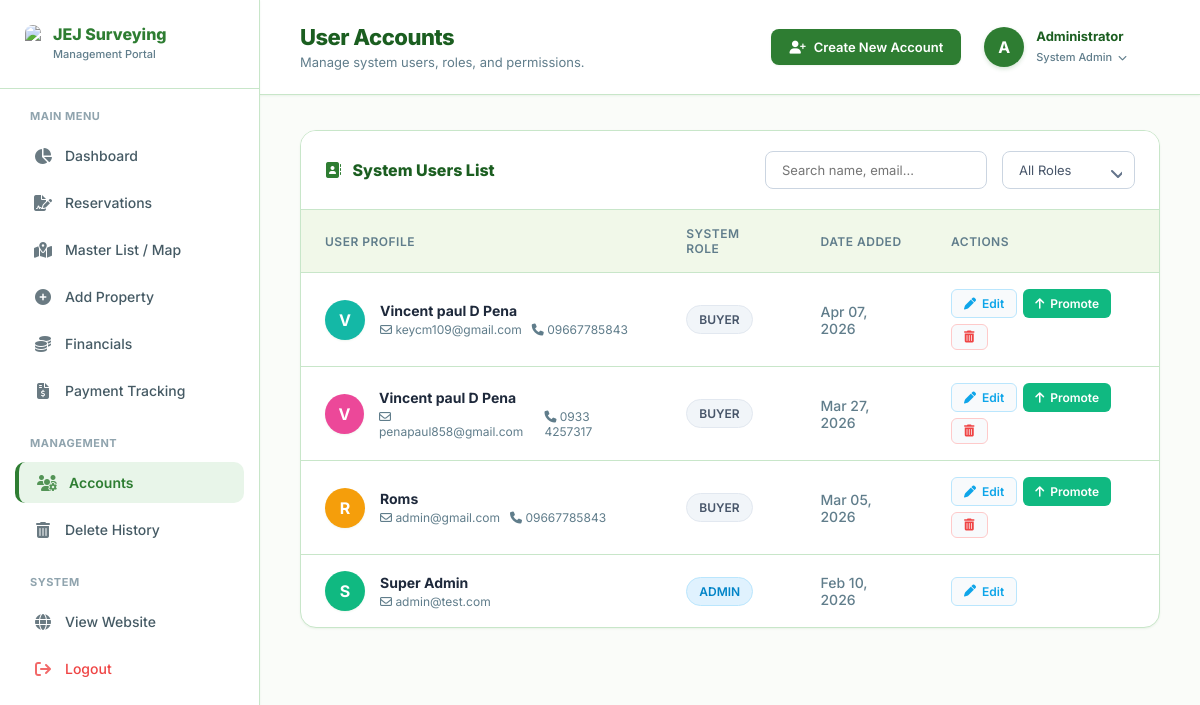
The app's page /accounts.php (signed in) with its own data.
### tables this page shows
CREATE TABLE `users` (
  `id` int(11) NOT NULL,
  `fullname` varchar(100) DEFAULT NULL,
  `email` varchar(100) DEFAULT NULL,
  `password` varchar(255) DEFAULT NULL,
  `phone` varchar(20) DEFAULT NULL,
  `role` enum('SUPER ADMIN','ADMIN','MANAGER','AGENT','BUYER') DEFAULT 'BUYER',
  `created_at` timestamp NOT NULL DEFAULT current_timestamp()
);

### accounts.php (the view, shortened to what this page needs)
<?php
include 'config.php';
function canView($module) {
    if ($_SESSION['role'] == 'SUPER ADMIN' || $_SESSION['role'] == 'ADMIN') return true;
    return false;
}
$where_clauses = [];
$where_sql = !empty($where_clauses) ? "WHERE " . implode(" AND ", $where_clauses) : "";
$accounts_query = "SELECT id, fullname, email, phone, role, created_at FROM users $where_sql ORDER BY created_at DESC";
$accounts_result = $conn->query($accounts_query);
function getAvatarColor($id) {
    $colors = ['#3b82f6', '#10b981', '#f59e0b', '#8b5cf6', '#ec4899', '#f43f5e', '#0ea5e9', '#14b8a6'];
    return $colors[$id % count($colors)];
}
?>
<!DOCTYPE html>
<html lang="en">
<head>
    <link rel="stylesheet" href="https://cdnjs.cloudflare.com/ajax/libs/font-awesome/6.4.0/css/all.min.css">
</head>
<body>
    <div class="sidebar">
        <div class="brand-box">
            <img src="assets/logo.png" style="height: 38px; width: auto; border-radius: 8px;">
            <div style="line-height: 1.1;">
                <span style="font-size: 16px; font-weight: 800; color: var(--primary); display: block;">JEJ Surveying</span>
                <span style="font-size: 11px; color: var(--text-muted); font-weight: 500;">Management Portal</span>
            </div>
        </div>
        <div class="sidebar-menu">
            <small style="padding: 0 15px; color: #90a4ae; font-weight: 700; font-size: 11px; display: block; margin-bottom: 12px; letter-spacing: 0.5px;">MAIN MENU</small>
            <a href="admin.php?view=dashboard" class="menu-link"><i class="fa-solid fa-chart-pie"></i> Dashboard</a>
            <?php if(canView('res_process') || canView('res_status') || canView('res_terms')): ?>
                <a href="reservation.php" class="menu-link"><i class="fa-solid fa-file-signature"></i> Reservations</a>
            <?php endif; ?>
            <?php if(canView('inv_property') || canView('inv_status') || canView('inv_price')): ?>
                <a href="master_list.php" class="menu-link"><i class="fa-solid fa-map-location-dot"></i> Master List / Map</a>
                <a href="admin.php?view=inventory" class="menu-link"><i class="fa-solid fa-plus-circle"></i> Add Property</a>
            <?php endif; ?>
            <?php if(canView('fin_process') || canView('fin_review') || canView('fin_checks')): ?>
                <a href="financial.php" class="menu-link"><i class="fa-solid fa-coins"></i> Financials</a>
                <a href="payment_tracking.php" class="menu-link"><i class="fa-solid fa-file-invoice-dollar"></i> Payment Tracking</a>
            <?php endif; ?>
            <?php if(canView('usr_buyers') || canView('usr_admins') || canView('usr_promote')): ?>
                <small style="padding: 0 15px; color: #90a4ae; font-weight: 700; font-size: 11px; display: block; margin-top: 25px; margin-bottom: 12px; letter-spacing: 0.5px;">MANAGEMENT</small>
                <a href="accounts.php" class="menu-link active"><i class="fa-solid fa-users-gear"></i> Accounts</a>
            <?php endif; ?>
            <?php if($_SESSION['role'] == 'SUPER ADMIN' || $_SESSION['role'] == 'ADMIN'): ?>
                <a href="delete_history.php" class="menu-link"><i class="fa-solid fa-trash-can"></i> Delete History</a>
            <?php endif; ?>
            <small style="padding: 0 15px; color: #90a4ae; font-weight: 700; font-size: 11px; display: block; margin-top: 25px; margin-bottom: 12px; letter-spacing: 0.5px;">SYSTEM</small>
            <a href="index.php" class="menu-link" target="_blank"><i class="fa-solid fa-globe"></i> View Website</a>
            <a href="logout.php" class="menu-link" style="color: #ef4444;"><i class="fa-solid fa-arrow-right-from-bracket"></i> Logout</a>
        </div>
    </div>
    <div class="main-panel">
        <div class="top-header">
            <div class="header-title">
                <h1>User Accounts</h1>
                <p>Manage system users, roles, and permissions.</p>
            </div>
            <div style="display: flex; gap: 10px; flex-wrap:wrap; align-items: center; margin-right: 20px;">
                <?php if(canView('usr_promote') || canView('usr_admins')): ?>
                <button class="btn btn-primary" onclick="openCreateModal()">
                    <i class="fa-solid fa-user-plus"></i> Create New Account
                </button>
                <?php endif; ?>
                <div class="profile-dropdown">
                    <div class="profile-trigger">
                        <div class="profile-avatar">A</div>
                        <div class="profile-info">
                            <strong>Administrator</strong>
                            <small>System Admin <i class="fa-solid fa-chevron-down" style="font-size: 9px; margin-left: 3px;"></i></small>
                        </div>
                    </div>
                </div>
            </div>
        </div>
        <div class="content-area">
            <div class="card">
                <div class="card-header">
                    <h2><i class="fa-solid fa-address-book" style="color: var(--primary); margin-right: 8px;"></i> System Users List</h2>
                    <form method="GET" class="filters-group">
                        <input type="text" name="search" class="filter-control" placeholder="Search name, email..." value="<?= htmlspecialchars($_GET['search'] ?? '') ?>">
                        <select name="role" class="filter-control" onchange="this.form.submit()">
                            <option value="">All Roles</option>
                        </select>
                    </form>
                </div>
                <div style="overflow-x: auto;">
                    <table class="modern-table">
                        <thead>
                            <tr>
                                <th>User Profile</th>
                                <th>System Role</th>
                                <th>Date Added</th>
                                <th>Actions</th>
                            </tr>
                        </thead>
                        <tbody>
                            <?php if($accounts_result && $accounts_result->num_rows > 0): ?>
                                <?php while($row = $accounts_result->fetch_assoc()): ?>
                                    <tr>
                                        <td>
                                            <div class="user-info">
                                                <div class="avatar" style="background-color: <?= getAvatarColor($row['id']) ?>">
                                                    <?= strtoupper(substr($row['fullname'], 0, 1)) ?>
                                                </div>
                                                <div>
                                                    <div style="font-weight: 700; color: #1e293b; font-size: 14px;"><?= htmlspecialchars($row['fullname']) ?></div>
                                                    <div style="color: var(--text-muted); font-size: 12px; margin-top: 3px; display: flex; gap: 10px;">
                                                        <span><i class="fa-regular fa-envelope"></i> <?= htmlspecialchars($row['email']) ?></span>
                                                        <?php if(!empty($row['phone'])): ?>
                                                            <span><i class="fa-solid fa-phone"></i> <?= htmlspecialchars($row['phone']) ?></span>
                                                        <?php endif; ?>
                                                    </div>
                                                </div>
                                            </div>
                                        </td>
                                        <td>
                                            <?php
                                            $rc = strtolower(str_replace(' ', '-', $row['role']));
                                            echo "<span class='badge role-$rc'>" . htmlspecialchars($row['role']) . "</span>";
                                            ?>
                                        </td>
                                        <td style="color: var(--text-muted); font-weight: 500;">
                                            <?= date('M d, Y', strtotime($row['created_at'])) ?>
                                        </td>
                                        <td>
                                            <div class="action-btns">
                                                <?php if(canView('usr_admins') || canView('usr_buyers')): ?>
                                                    <button class="btn-action btn-edit" onclick="openEditModal(<?= $row['id'] ?>)" title="Edit User">
                                                        <i class="fa-solid fa-pen"></i> Edit
                                                    </button>
                                                <?php endif; ?>
                                                <?php if($row['role'] == 'BUYER' && canView('usr_promote')): ?>
                                                    <button class="btn-action btn-promote" onclick="changeRole(<?= $row['id'] ?>, 'MANAGER')" title="Promote to Manager">
                                                        <i class="fa-solid fa-arrow-up"></i> Promote
                                                    </button>
                                                <?php endif; ?>
                                                <?php if($row['id'] != $_SESSION['user_id'] && canView('usr_admins')): ?>
                                                    <button class="btn-action btn-delete" onclick="alert('System restriction: Contact super admin to delete accounts permanently.')" title="Delete User">
                                                        <i class="fa-solid fa-trash-can"></i>
                                                    </button>
                                                <?php endif; ?>
                                            </div>
                                        </td>
                                    </tr>
                                <?php endwhile; ?>
                            <?php endif; ?>
                        </tbody>
                    </table>
                </div>
            </div>
        </div>
    </div>
</body>
</html>

### records on screen
users: fullname "V", fullname "Vincent paul D Pena", email "keycm109@gmail.com", phone "09667785843", role "BUYER", created_at "Apr 07, 2026"
users: fullname "V", fullname "Vincent paul D Pena", email "penapaul858@gmail.com", phone "0933 4257317", role "BUYER", created_at "Mar 27, 2026"
users: fullname "R", fullname "Roms", email "admin@gmail.com", phone "09667785843", role "BUYER", created_at "Mar 05, 2026"
users: fullname "S", fullname "Super Admin", email "admin@test.com", role "ADMIN", created_at "Feb 10, 2026"
